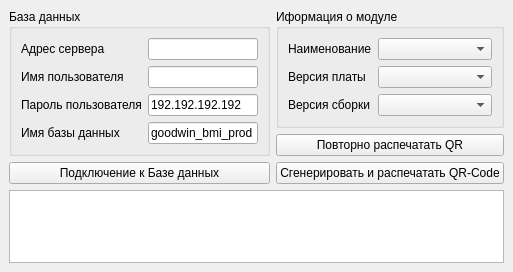
<?xml version="1.0" encoding="UTF-8"?>
<ui version="4.0">
 <class>PrintQR</class>
 <widget class="QMainWindow" name="PrintQR">
  <property name="geometry">
   <rect>
    <x>0</x>
    <y>0</y>
    <width>513</width>
    <height>272</height>
   </rect>
  </property>
  <property name="windowTitle">
   <string>PrintQR</string>
  </property>
  <property name="autoFillBackground">
   <bool>false</bool>
  </property>
  <widget class="QWidget" name="centralwidget">
   <layout class="QGridLayout" name="gridLayout">
    <item row="2" column="0">
     <widget class="QPushButton" name="ConnectBD">
      <property name="text">
       <string>Подключение к Базе данных</string>
      </property>
     </widget>
    </item>
    <item row="0" column="0" rowspan="2">
     <widget class="QGroupBox" name="groupBox">
      <property name="title">
       <string>База данных</string>
      </property>
      <layout class="QFormLayout" name="formLayout">
       <item row="0" column="0">
        <widget class="QLabel" name="label">
         <property name="text">
          <string>Адрес сервера</string>
         </property>
        </widget>
       </item>
       <item row="0" column="1">
        <widget class="QLineEdit" name="host">
         <property name="minimumSize">
          <size>
           <width>100</width>
           <height>0</height>
          </size>
         </property>
         <property name="text">
          <string/>
         </property>
        </widget>
       </item>
       <item row="1" column="0">
        <widget class="QLabel" name="label_2">
         <property name="text">
          <string>Имя пользователя</string>
         </property>
        </widget>
       </item>
       <item row="1" column="1">
        <widget class="QLineEdit" name="input_user">
         <property name="minimumSize">
          <size>
           <width>100</width>
           <height>0</height>
          </size>
         </property>
        </widget>
       </item>
       <item row="2" column="0">
        <widget class="QLabel" name="label_3">
         <property name="text">
          <string>Пароль пользователя</string>
         </property>
        </widget>
       </item>
       <item row="2" column="1">
        <widget class="QLineEdit" name="input_pass">
         <property name="sizePolicy">
          <sizepolicy hsizetype="Expanding" vsizetype="Fixed">
           <horstretch>0</horstretch>
           <verstretch>0</verstretch>
          </sizepolicy>
         </property>
         <property name="minimumSize">
          <size>
           <width>100</width>
           <height>0</height>
          </size>
         </property>
         <property name="text">
          <string>192.192.192.192</string>
         </property>
        </widget>
       </item>
       <item row="3" column="0">
        <widget class="QLabel" name="label_7">
         <property name="text">
          <string>Имя базы данных</string>
         </property>
        </widget>
       </item>
       <item row="3" column="1">
        <widget class="QLineEdit" name="lineEdit">
         <property name="minimumSize">
          <size>
           <width>110</width>
           <height>0</height>
          </size>
         </property>
         <property name="autoFillBackground">
          <bool>false</bool>
         </property>
         <property name="text">
          <string>goodwin_bmi_prod</string>
         </property>
         <property name="frame">
          <bool>true</bool>
         </property>
         <property name="dragEnabled">
          <bool>false</bool>
         </property>
         <property name="readOnly">
          <bool>true</bool>
         </property>
        </widget>
       </item>
      </layout>
     </widget>
    </item>
    <item row="1" column="1">
     <widget class="QPushButton" name="pushButton_2">
      <property name="text">
       <string>Повторно распечатать QR</string>
      </property>
     </widget>
    </item>
    <item row="0" column="1">
     <widget class="QGroupBox" name="groupBox_2">
      <property name="title">
       <string>Иформация о модуле</string>
      </property>
      <layout class="QFormLayout" name="formLayout_2">
       <item row="0" column="0">
        <widget class="QLabel" name="label_4">
         <property name="text">
          <string>Наименование</string>
         </property>
        </widget>
       </item>
       <item row="0" column="1">
        <widget class="QComboBox" name="module_name">
         <property name="minimumSize">
          <size>
           <width>15</width>
           <height>0</height>
          </size>
         </property>
        </widget>
       </item>
       <item row="1" column="0">
        <widget class="QLabel" name="label_5">
         <property name="text">
          <string>Версия платы</string>
         </property>
        </widget>
       </item>
       <item row="1" column="1">
        <widget class="QComboBox" name="board_ver">
         <property name="minimumSize">
          <size>
           <width>15</width>
           <height>0</height>
          </size>
         </property>
        </widget>
       </item>
       <item row="2" column="0">
        <widget class="QLabel" name="label_6">
         <property name="text">
          <string>Версия сборки</string>
         </property>
        </widget>
       </item>
       <item row="2" column="1">
        <widget class="QComboBox" name="build_ver">
         <property name="enabled">
          <bool>true</bool>
         </property>
         <property name="minimumSize">
          <size>
           <width>15</width>
           <height>0</height>
          </size>
         </property>
        </widget>
       </item>
      </layout>
     </widget>
    </item>
    <item row="2" column="1">
     <widget class="QPushButton" name="pushButton">
      <property name="text">
       <string>Сгенерировать и распечатать QR-Code</string>
      </property>
     </widget>
    </item>
    <item row="3" column="0" colspan="2">
     <widget class="QListWidget" name="listWidget"/>
    </item>
   </layout>
  </widget>
 </widget>
 <resources/>
 <connections/>
</ui>
